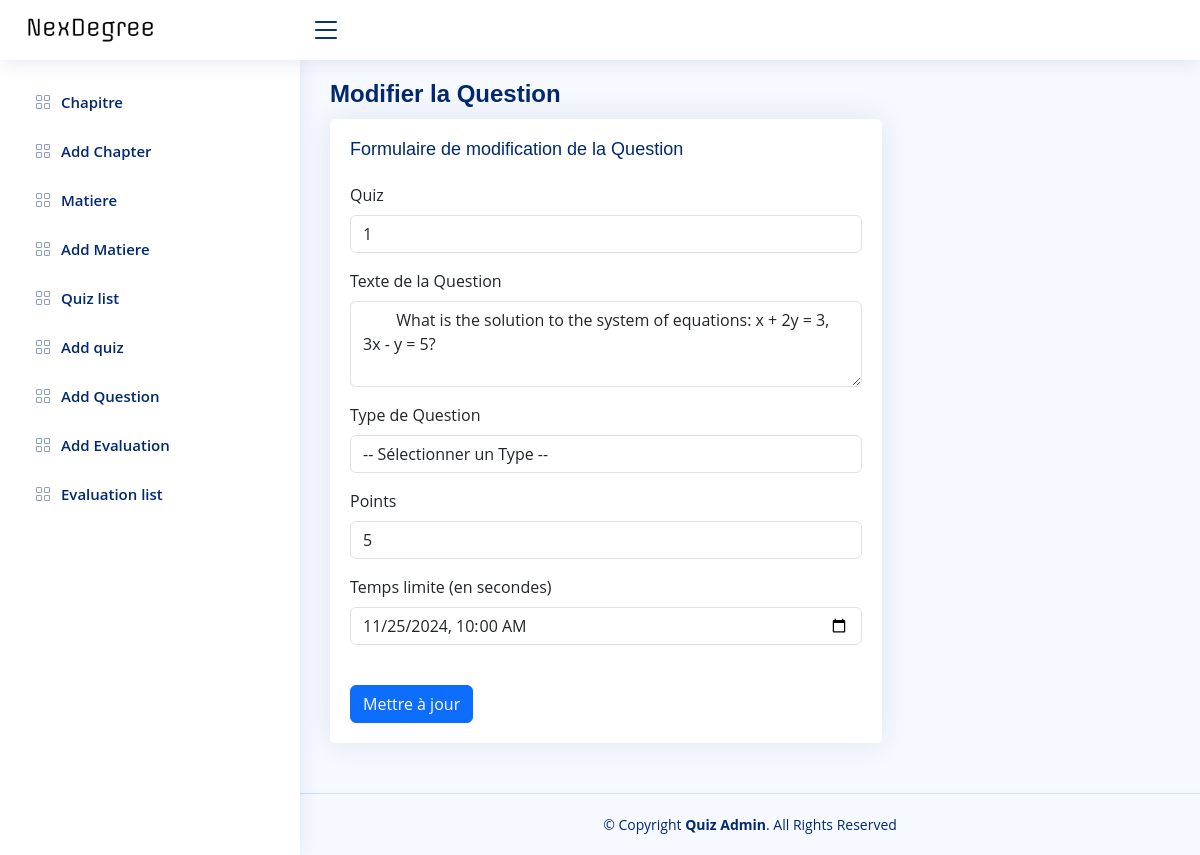
The app's page /View/BackOffice/updateQuestion.php?id=1 with its own data.
### tables this page shows
CREATE TABLE `question` (
  `id` int(11) NOT NULL,
  `quiz_id` int(11) NOT NULL,
  `texte` text NOT NULL,
  `type` varchar(50) NOT NULL,
  `points` int(11) NOT NULL,
  `temps_limite` datetime NOT NULL
);

CREATE TABLE `quiz` (
  `id` int(11) NOT NULL,
  `title` varchar(255) NOT NULL,
  `description` text DEFAULT NULL,
  `category` varchar(255) DEFAULT NULL,
  `created_at` datetime DEFAULT NULL,
  `id_chapitre` int(11) DEFAULT NULL
);

### controller/QuizController.php (called while the page is built, shortened)
<?php
class QuizController
{
    public function getAllQuizzes() {
        $db = config::getConnexion();
        $sql = "SELECT * FROM quiz";
        try {
            $list = $db->query($sql);
            return $list->fetchAll(PDO::FETCH_ASSOC);
        } catch (Exception $e) {
            die('Error:' . $e->getMessage());
        }
    }
}
?>

### controller/QuestionController.php (called while the page is built, shortened)
<?php
class QuestionController
{
    public function getQuestionById($id)
    {
        $sql = "SELECT * FROM question WHERE id = :id";
        $db = config::getConnexion();
        try {
            $stmt = $db->prepare($sql);
            $stmt->bindParam(':id', $id, PDO::PARAM_INT);
            $stmt->execute();
            return $stmt->fetch(PDO::FETCH_ASSOC);
        } catch (Exception $e) {
            die('Error: ' . $e->getMessage());
        }
    }
}
?>

### View/BackOffice/updateQuestion.php (the view, shortened to what this page needs)
<?php
include_once '../../controller/QuestionController.php';
include_once '../../controller/QuizController.php';
$questionController = new QuestionController();
$quizController = new QuizController();
$quizList = $quizController->getAllQuizzes();
if (isset($_GET['id']) && !empty($_GET['id'])) {
    $questionId = $_GET['id'];
    $question = $questionController->getQuestionById($questionId);
}
?>
<!DOCTYPE html>
<html lang="en">
<head>
  <link href="assets/vendor/bootstrap/css/bootstrap.min.css" rel="stylesheet">
  <link href="assets/vendor/bootstrap-icons/bootstrap-icons.css" rel="stylesheet">
  <link href="assets/css/style.css" rel="stylesheet">
</head>
<body>
<header id="header" class="header fixed-top d-flex align-items-center">
  <div class="d-flex align-items-center justify-content-between">
      <a href="index.php" class="logo d-flex align-items-center">
        <img src="assets/img/nexdegree.png" alt="">
      </a>
      <i class="bi bi-list toggle-sidebar-btn"></i>
    </div>
  </header>
  <aside id="sidebar" class="sidebar">
<ul class="sidebar-nav" id="sidebar-nav">
<li class="nav-item">
        <a class="nav-link collapsed" href="index.php">
          <i class="bi bi-grid"></i>
          <span>Chapitre</span>
        </a>
      </li>
      <li class="nav-item">
        <a class="nav-link collapsed" href="addchapitre.php">
          <i class="bi bi-grid"></i>
          <span>Add Chapter</span>
        </a>
        </li>
        <li class="nav-item">
        <a class="nav-link collapsed" href="affichematiere.php">
          <i class="bi bi-grid"></i>
          <span>Matiere</span>
        </a>
        </li>
        <li class="nav-item">
        <a class="nav-link collapsed" href="addmatiere.php">
          <i class="bi bi-grid"></i>
          <span>Add Matiere</span>
        </a>
        </li>
        <li class="nav-item">
        <a class="nav-link collapsed" href="quizList.php">
          <i class="bi bi-grid"></i>
          <span>Quiz list</span>
        </a>
        </li>
        <li class="nav-item">
        <a class="nav-link collapsed" href="addquiz.php">
          <i class="bi bi-grid"></i>
          <span>Add quiz </span>
        </a>
        </li>
        <li class="nav-item">
        <a class="nav-link collapsed" href="addQuestion.php">
          <i class="bi bi-grid"></i>
          <span>Add Question </span>
        </a>
        </li>
        <li class="nav-item">
        <a class="nav-link collapsed" href="addEvaluation.php">
          <i class="bi bi-grid"></i>
          <span>Add Evaluation </span>
        </a>
        </li>
        <li class="nav-item">
        <a class="nav-link collapsed" href="EvaluationList.php">
          <i class="bi bi-grid"></i>
          <span>Evaluation list </span>
        </a>
        </li>
</aside>
<main id="main" class="main">
  <div class="pagetitle">
    <h1>Modifier la Question</h1>
  </div>
  <section class="section">
    <div class="row">
        <div class="col-lg-8">
            <div class="card">
                <div class="card-body">
                    <h5 class="card-title">Formulaire de modification de la Question</h5>
                    <form action="" method="POST" id="updateQuestionForm">
                        <div class="mb-3">
                            <label for="quiz_id" class="form-label">Quiz</label>
                            <select id="quiz_id" name="quiz_id" class="form-control" required>
                                <?php if (!empty($quizList)): ?>
                                    <?php foreach ($quizList as $quiz): ?>
                                        <option value="<?= htmlspecialchars($quiz['id']); ?>" <?= $quiz['id'] == $question['quiz_id'] ? 'selected' : '' ?>>
                                            <?= htmlspecialchars($quiz['id']); ?>
                                        </option>
                                    <?php endforeach; ?>
                                <?php else: ?>
                                    <option value="">Aucun quiz disponible</option>
                                <?php endif; ?>
                            </select>
                        </div>
                        <div class="mb-3">
                            <label for="texte" class="form-label">Texte de la Question</label>
                            <textarea id="texte" name="texte" class="form-control" rows="3" required><?= htmlspecialchars($question['texte']) ?></textarea>
                        </div>
                        <div class="mb-3">
                            <label for="type" class="form-label">Type de Question</label>
                            <select id="type" name="type" class="form-control" required>
                                <option value="">-- Sélectionner un Type --</option>
                            </select>
                        </div>
                        <div class="mb-3">
                            <label for="points" class="form-label">Points</label>
                            <input type="number" id="points" name="points" class="form-control" min="1" value="<?= htmlspecialchars($question['points']) ?>" required>
                        </div>
                        <div class="mb-3">
                            <label for="temps_limite" class="form-label">Temps limite (en secondes)</label>
                            <input type="datetime-local" id="temps_limite" name="temps_limite" class="form-control" value="<?= date('Y-m-d\TH:i', strtotime($question['temps_limite'])) ?>" required>
                        </div>
                        <br>
                                        <button type="submit"
                                        class="btn btn-primary btn-user btn-block"
                                        onClick="validerFormulaire()"
                                        >Mettre à jour </button>
    </form>
                </div>
            </div>
        </div>
    </div>
  </section>
</main>
<footer id="footer" class="footer">
    <div class="copyright">
      &copy; Copyright <strong><span>Quiz Admin</span></strong>. All Rights Reserved
    </div>
</footer>
</body>
</html>

### View/BackOffice/assets/css/style.css (style rules this page uses)
:root { scroll-behavior: smooth; }
body { font-family: "Open Sans", sans-serif; background: #f6f9ff; color: #444444; }
a { color: #4154f1; text-decoration: none; }
h1, h2, h3, h4, h5, h6 { font-family: "Nunito", sans-serif; }
#main { margin-top: 60px; padding: 20px 30px; transition: all 0.3s; }
.pagetitle { margin-bottom: 10px; }
.pagetitle h1 { font-size: 24px; margin-bottom: 0; font-weight: 600; color: #012970; }
.card { margin-bottom: 30px; border: none; border-radius: 5px; box-shadow: 0px 0 30px rgba(1, 41, 112, 0.1); }
.card-title { padding: 20px 0 15px 0; font-size: 18px; font-weight: 500; color: #012970; font-family: "Poppins", sans-serif; }
.card-body { padding: 0 20px 20px 20px; }
.logo { line-height: 1; }
@media (min-width: 1200px) { .logo { width: 280px; } }
.logo img { max-height: 26px; margin-right: 6px; }
.header { transition: all 0.5s; z-index: 997; height: 60px; box-shadow: 0px 2px 20px rgba(1, 41, 112, 0.1); background-color: #fff; padding-left: 20px; }
.header .toggle-sidebar-btn { font-size: 32px; padding-left: 10px; cursor: pointer; color: #012970; }
.sidebar { position: fixed; top: 60px; left: 0; bottom: 0; width: 300px; z-index: 996; transition: all 0.3s; padding: 20px; overflow-y: auto; scrollbar-width: thin; scrollbar-color: #aab7cf transparent; box-shadow: 0px 0px 20px rgba(1, 41, 112, 0.1); background-color: #fff; }
@media (min-width: 1200px) { #main, #footer { margin-left: 300px; } }
.sidebar-nav { padding: 0; margin: 0; list-style: none; }
.sidebar-nav li { padding: 0; margin: 0; list-style: none; }
.sidebar-nav .nav-item { margin-bottom: 5px; }
.sidebar-nav .nav-link { display: flex; align-items: center; font-size: 15px; font-weight: 600; color: #4154f1; transition: 0.3; background: #f6f9ff; padding: 10px 15px; border-radius: 4px; }
.sidebar-nav .nav-link i { font-size: 16px; margin-right: 10px; color: #4154f1; }
.sidebar-nav .nav-link.collapsed { color: #012970; background: #fff; }
.sidebar-nav .nav-link.collapsed i { color: #899bbd; }
.footer { padding: 20px 0; font-size: 14px; transition: all 0.3s; border-top: 1px solid #cddfff; }
.footer .copyright { text-align: center; color: #012970; }

### records on screen
question: quiz_id "1", texte "What is the solution to the system of equations: x + 2y = 3, 3x - y = 5?", points "5", temps_limite "11/25/2024 10:00"
